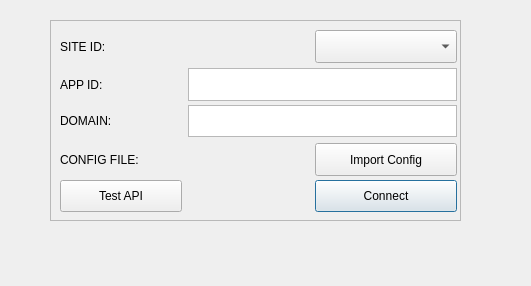
<?xml version="1.0" encoding="UTF-8"?>
<ui version="4.0">
 <class>form_EbayAPI</class>
 <widget class="QDialog" name="form_EbayAPI">
  <property name="geometry">
   <rect>
    <x>0</x>
    <y>0</y>
    <width>531</width>
    <height>286</height>
   </rect>
  </property>
  <property name="windowTitle">
   <string>Ebay API Settings</string>
  </property>
  <widget class="QFrame" name="frame">
   <property name="geometry">
    <rect>
     <x>50</x>
     <y>20</y>
     <width>411</width>
     <height>201</height>
    </rect>
   </property>
   <property name="minimumSize">
    <size>
     <width>411</width>
     <height>201</height>
    </size>
   </property>
   <property name="maximumSize">
    <size>
     <width>16777215</width>
     <height>201</height>
    </size>
   </property>
   <property name="frameShape">
    <enum>QFrame::Shape::StyledPanel</enum>
   </property>
   <property name="frameShadow">
    <enum>QFrame::Shadow::Raised</enum>
   </property>
   <layout class="QGridLayout" name="gridLayout">
    <item row="2" column="1" colspan="2">
     <widget class="QTextEdit" name="text_Domain">
      <property name="minimumSize">
       <size>
        <width>269</width>
        <height>32</height>
       </size>
      </property>
      <property name="maximumSize">
       <size>
        <width>16777215</width>
        <height>34</height>
       </size>
      </property>
     </widget>
    </item>
    <item row="1" column="0">
     <widget class="QLabel" name="label_app_id">
      <property name="minimumSize">
       <size>
        <width>122</width>
        <height>33</height>
       </size>
      </property>
      <property name="maximumSize">
       <size>
        <width>16777215</width>
        <height>33</height>
       </size>
      </property>
      <property name="text">
       <string>APP ID:</string>
      </property>
     </widget>
    </item>
    <item row="0" column="0" colspan="2">
     <widget class="QLabel" name="label_site_id">
      <property name="minimumSize">
       <size>
        <width>249</width>
        <height>33</height>
       </size>
      </property>
      <property name="maximumSize">
       <size>
        <width>16777215</width>
        <height>33</height>
       </size>
      </property>
      <property name="text">
       <string>SITE ID:</string>
      </property>
     </widget>
    </item>
    <item row="3" column="0">
     <widget class="QLabel" name="label_config_file">
      <property name="minimumSize">
       <size>
        <width>122</width>
        <height>33</height>
       </size>
      </property>
      <property name="maximumSize">
       <size>
        <width>16777215</width>
        <height>33</height>
       </size>
      </property>
      <property name="text">
       <string>CONFIG FILE:</string>
      </property>
     </widget>
    </item>
    <item row="4" column="2">
     <widget class="QPushButton" name="button_CONNECT">
      <property name="minimumSize">
       <size>
        <width>142</width>
        <height>32</height>
       </size>
      </property>
      <property name="maximumSize">
       <size>
        <width>16777215</width>
        <height>32</height>
       </size>
      </property>
      <property name="text">
       <string>Connect</string>
      </property>
     </widget>
    </item>
    <item row="4" column="0">
     <widget class="QPushButton" name="pushButton">
      <property name="minimumSize">
       <size>
        <width>122</width>
        <height>32</height>
       </size>
      </property>
      <property name="maximumSize">
       <size>
        <width>16777215</width>
        <height>32</height>
       </size>
      </property>
      <property name="text">
       <string>Test API</string>
      </property>
     </widget>
    </item>
    <item row="2" column="0">
     <widget class="QLabel" name="label_domain">
      <property name="minimumSize">
       <size>
        <width>122</width>
        <height>32</height>
       </size>
      </property>
      <property name="maximumSize">
       <size>
        <width>16777215</width>
        <height>34</height>
       </size>
      </property>
      <property name="text">
       <string>DOMAIN:</string>
      </property>
     </widget>
    </item>
    <item row="1" column="1" colspan="2">
     <widget class="QTextEdit" name="text_AppID">
      <property name="minimumSize">
       <size>
        <width>269</width>
        <height>33</height>
       </size>
      </property>
      <property name="maximumSize">
       <size>
        <width>16777215</width>
        <height>33</height>
       </size>
      </property>
     </widget>
    </item>
    <item row="3" column="2">
     <widget class="QPushButton" name="button_IMPORT_CONFIG">
      <property name="minimumSize">
       <size>
        <width>142</width>
        <height>33</height>
       </size>
      </property>
      <property name="maximumSize">
       <size>
        <width>16777215</width>
        <height>33</height>
       </size>
      </property>
      <property name="text">
       <string>Import Config</string>
      </property>
     </widget>
    </item>
    <item row="0" column="2">
     <widget class="QComboBox" name="comboBox_SITE_ID">
      <property name="minimumSize">
       <size>
        <width>142</width>
        <height>33</height>
       </size>
      </property>
      <property name="maximumSize">
       <size>
        <width>16777215</width>
        <height>33</height>
       </size>
      </property>
     </widget>
    </item>
   </layout>
  </widget>
 </widget>
 <resources/>
 <connections/>
</ui>
